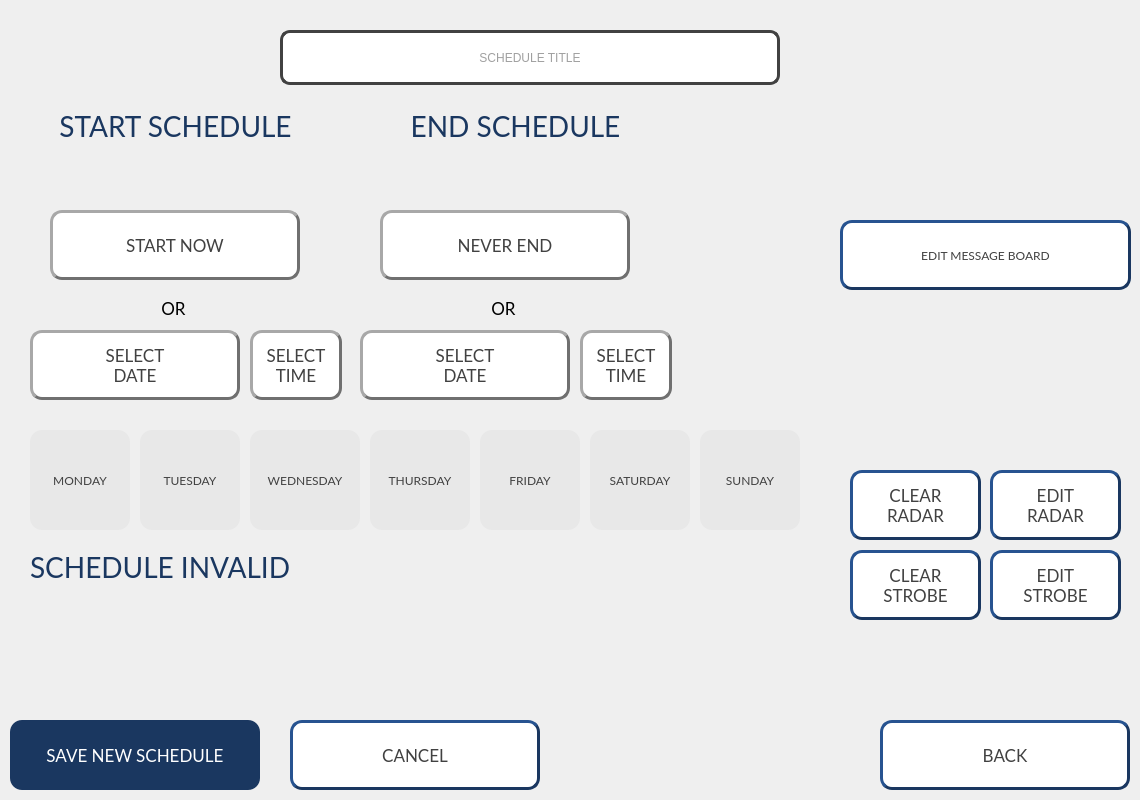
<?xml version="1.0" encoding="UTF-8"?>
<ui version="4.0">
 <class>HNS_Schedule_Edit_Screen</class>
 <widget class="QWidget" name="HNS_Schedule_Edit_Screen">
  <property name="geometry">
   <rect>
    <x>0</x>
    <y>0</y>
    <width>1140</width>
    <height>800</height>
   </rect>
  </property>
  <property name="windowTitle">
   <string>Form</string>
  </property>
  <widget class="HNS_Date_Button" name="PB_Sched_EndDate">
   <property name="geometry">
    <rect>
     <x>360</x>
     <y>330</y>
     <width>210</width>
     <height>70</height>
    </rect>
   </property>
   <property name="font">
    <font>
     <family>Lato</family>
     <pointsize>13</pointsize>
    </font>
   </property>
   <property name="styleSheet">
    <string notr="true">QPushButton{
	background-color:#FFFFFF;
	color:#414141;
	border-style:outset;
	border-width:3px;
	border-color:#707070;
	border-radius:12px;
}

QPushButton:checked{
	background-color:#1A3760;
	border-color:#1A3760;
	color:#FFFFFF;
}</string>
   </property>
   <property name="text">
    <string>SELECT
DATE</string>
   </property>
   <property name="checkable">
    <bool>true</bool>
   </property>
   <property name="checked">
    <bool>false</bool>
   </property>
  </widget>
  <widget class="QPushButton" name="PB_Sched_Cancel">
   <property name="geometry">
    <rect>
     <x>290</x>
     <y>720</y>
     <width>250</width>
     <height>70</height>
    </rect>
   </property>
   <property name="font">
    <font>
     <family>Lato</family>
     <pointsize>13</pointsize>
    </font>
   </property>
   <property name="styleSheet">
    <string notr="true">QPushButton{
	background-color:#FFFFFF;
	color:#414141;
	border-style:outset;
	border-width:3px;
	border-color:#1A3760;
	border-radius:12px;
}</string>
   </property>
   <property name="text">
    <string>CANCEL</string>
   </property>
  </widget>
  <widget class="QPushButton" name="PB_Sched_NeverEnd">
   <property name="geometry">
    <rect>
     <x>380</x>
     <y>210</y>
     <width>250</width>
     <height>70</height>
    </rect>
   </property>
   <property name="font">
    <font>
     <family>Lato</family>
     <pointsize>13</pointsize>
    </font>
   </property>
   <property name="styleSheet">
    <string notr="true">QPushButton{
	background-color:#FFFFFF;
	color:#414141;
	border-style:outset;
	border-width:3px;
	border-color:#707070;
	border-radius:12px;
}

QPushButton:checked{
	background-color:#1A3760;
	border-color:#1A3760;
	color:#FFFFFF;
}</string>
   </property>
   <property name="text">
    <string>NEVER END</string>
   </property>
   <property name="checkable">
    <bool>true</bool>
   </property>
   <property name="checked">
    <bool>false</bool>
   </property>
  </widget>
  <widget class="QPushButton" name="PB_Sched_StartNow">
   <property name="geometry">
    <rect>
     <x>50</x>
     <y>210</y>
     <width>250</width>
     <height>70</height>
    </rect>
   </property>
   <property name="font">
    <font>
     <family>Lato</family>
     <pointsize>13</pointsize>
    </font>
   </property>
   <property name="styleSheet">
    <string notr="true">QPushButton{
	background-color:#FFFFFF;
	color:#414141;
	border-style:outset;
	border-width:3px;
	border-color:#707070;
	border-radius:12px;
}

QPushButton:checked{
	background-color:#1A3760;
	border-color:#1A3760;
	color:#FFFFFF;
}</string>
   </property>
   <property name="text">
    <string>START NOW</string>
   </property>
   <property name="checkable">
    <bool>true</bool>
   </property>
   <property name="checked">
    <bool>false</bool>
   </property>
  </widget>
  <widget class="QPushButton" name="PB_Sched_Back">
   <property name="geometry">
    <rect>
     <x>880</x>
     <y>720</y>
     <width>250</width>
     <height>70</height>
    </rect>
   </property>
   <property name="font">
    <font>
     <family>Lato</family>
     <pointsize>13</pointsize>
    </font>
   </property>
   <property name="styleSheet">
    <string notr="true">QPushButton{
	background-color:#FFFFFF;
	color:#414141;
	border-style:outset;
	border-width:3px;
	border-color:#1A3760;
	border-radius:12px;
}</string>
   </property>
   <property name="text">
    <string>BACK</string>
   </property>
  </widget>
  <widget class="QLineEdit" name="LE_Title">
   <property name="geometry">
    <rect>
     <x>280</x>
     <y>30</y>
     <width>500</width>
     <height>55</height>
    </rect>
   </property>
   <property name="styleSheet">
    <string notr="true">color:#414141;border: 3px solid #414141;border-radius:10px;</string>
   </property>
   <property name="alignment">
    <set>Qt::AlignCenter</set>
   </property>
   <property name="placeholderText">
    <string>SCHEDULE TITLE</string>
   </property>
   <property name="clearButtonEnabled">
    <bool>true</bool>
   </property>
  </widget>
  <widget class="HNS_Message_Preview" name="GV_Sched_Preview" native="true">
   <property name="geometry">
    <rect>
     <x>840</x>
     <y>50</y>
     <width>291</width>
     <height>164</height>
    </rect>
   </property>
   <property name="font">
    <font>
     <pointsize>11</pointsize>
    </font>
   </property>
   <property name="styleSheet">
    <string notr="true"/>
   </property>
  </widget>
  <widget class="HNS_Time_Button" name="PB_Sched_EndTime">
   <property name="geometry">
    <rect>
     <x>580</x>
     <y>330</y>
     <width>92</width>
     <height>70</height>
    </rect>
   </property>
   <property name="font">
    <font>
     <family>Lato</family>
     <pointsize>13</pointsize>
    </font>
   </property>
   <property name="styleSheet">
    <string notr="true">QPushButton{
	background-color:#FFFFFF;
	color:#414141;
	border-style:outset;
	border-width:3px;
	border-color:#707070;
	border-radius:12px;
}

QPushButton:checked{
	background-color:#1A3760;
	border-color:#1A3760;
	color:#FFFFFF;
}</string>
   </property>
   <property name="text">
    <string>SELECT
TIME</string>
   </property>
   <property name="checkable">
    <bool>true</bool>
   </property>
   <property name="checked">
    <bool>false</bool>
   </property>
  </widget>
  <widget class="QLabel" name="label_15">
   <property name="geometry">
    <rect>
     <x>50</x>
     <y>110</y>
     <width>251</width>
     <height>31</height>
    </rect>
   </property>
   <property name="font">
    <font>
     <family>Lato</family>
     <pointsize>21</pointsize>
    </font>
   </property>
   <property name="styleSheet">
    <string notr="true">color:#1A3760</string>
   </property>
   <property name="text">
    <string>START SCHEDULE</string>
   </property>
   <property name="alignment">
    <set>Qt::AlignCenter</set>
   </property>
  </widget>
  <widget class="QLabel" name="label_16">
   <property name="geometry">
    <rect>
     <x>410</x>
     <y>110</y>
     <width>211</width>
     <height>31</height>
    </rect>
   </property>
   <property name="font">
    <font>
     <family>Lato</family>
     <pointsize>21</pointsize>
    </font>
   </property>
   <property name="styleSheet">
    <string notr="true">color:#1A3760</string>
   </property>
   <property name="text">
    <string>END SCHEDULE</string>
   </property>
   <property name="alignment">
    <set>Qt::AlignCenter</set>
   </property>
  </widget>
  <widget class="QPushButton" name="PB_Sched_NewSched">
   <property name="geometry">
    <rect>
     <x>10</x>
     <y>720</y>
     <width>250</width>
     <height>70</height>
    </rect>
   </property>
   <property name="font">
    <font>
     <family>Lato</family>
     <pointsize>13</pointsize>
    </font>
   </property>
   <property name="styleSheet">
    <string notr="true">QPushButton{
	background-color:#1A3760;
	color:#FFFFFF;
	border-radius:12px;
}</string>
   </property>
   <property name="text">
    <string>SAVE NEW SCHEDULE</string>
   </property>
  </widget>
  <widget class="QPushButton" name="PB_Sched_EditMessage">
   <property name="geometry">
    <rect>
     <x>840</x>
     <y>220</y>
     <width>291</width>
     <height>70</height>
    </rect>
   </property>
   <property name="font">
    <font>
     <family>Lato</family>
    </font>
   </property>
   <property name="styleSheet">
    <string notr="true">QPushButton{
	background-color:#FFFFFF;
	color:#414141;
	border-style:outset;
	border-width:3px;
	border-color:#1A3760;
	border-radius:12px;
}</string>
   </property>
   <property name="text">
    <string>EDIT MESSAGE BOARD</string>
   </property>
  </widget>
  <widget class="QPushButton" name="PB_Sched_Tuesday">
   <property name="geometry">
    <rect>
     <x>140</x>
     <y>430</y>
     <width>100</width>
     <height>100</height>
    </rect>
   </property>
   <property name="font">
    <font>
     <family>Lato</family>
    </font>
   </property>
   <property name="styleSheet">
    <string notr="true">QPushButton{
	background-color:#E8E8E8;
	color:#414141;
	border-radius:12px;
}

QPushButton:checked{
	background-color:#FFAC27;
	color:#000000;
}</string>
   </property>
   <property name="text">
    <string>TUESDAY</string>
   </property>
   <property name="checkable">
    <bool>true</bool>
   </property>
   <property name="checked">
    <bool>false</bool>
   </property>
  </widget>
  <widget class="QPushButton" name="PB_Sched_Saturday">
   <property name="geometry">
    <rect>
     <x>590</x>
     <y>430</y>
     <width>100</width>
     <height>100</height>
    </rect>
   </property>
   <property name="font">
    <font>
     <family>Lato</family>
    </font>
   </property>
   <property name="styleSheet">
    <string notr="true">QPushButton{
	background-color:#E8E8E8;
	color:#414141;
	border-radius:12px;
}

QPushButton:checked{
	background-color:#FFAC27;
	color:#000000;
}</string>
   </property>
   <property name="text">
    <string>SATURDAY</string>
   </property>
   <property name="checkable">
    <bool>true</bool>
   </property>
   <property name="checked">
    <bool>false</bool>
   </property>
  </widget>
  <widget class="QPushButton" name="PB_Sched_Friday">
   <property name="geometry">
    <rect>
     <x>480</x>
     <y>430</y>
     <width>100</width>
     <height>100</height>
    </rect>
   </property>
   <property name="font">
    <font>
     <family>Lato</family>
    </font>
   </property>
   <property name="styleSheet">
    <string notr="true">QPushButton{
	background-color:#E8E8E8;
	color:#414141;
	border-radius:12px;
}

QPushButton:checked{
	background-color:#FFAC27;
	color:#000000;
}</string>
   </property>
   <property name="text">
    <string>FRIDAY</string>
   </property>
   <property name="checkable">
    <bool>true</bool>
   </property>
   <property name="checked">
    <bool>false</bool>
   </property>
  </widget>
  <widget class="QGraphicsView" name="GV_DownArrow2">
   <property name="geometry">
    <rect>
     <x>480</x>
     <y>150</y>
     <width>42</width>
     <height>51</height>
    </rect>
   </property>
   <property name="styleSheet">
    <string notr="true">border:none;
background: transparent
</string>
   </property>
   <property name="frameShape">
    <enum>QFrame::NoFrame</enum>
   </property>
   <property name="frameShadow">
    <enum>QFrame::Plain</enum>
   </property>
   <property name="lineWidth">
    <number>0</number>
   </property>
  </widget>
  <widget class="QPushButton" name="PB_Sched_Sunday">
   <property name="geometry">
    <rect>
     <x>700</x>
     <y>430</y>
     <width>100</width>
     <height>100</height>
    </rect>
   </property>
   <property name="font">
    <font>
     <family>Lato</family>
    </font>
   </property>
   <property name="styleSheet">
    <string notr="true">QPushButton{
	background-color:#E8E8E8;
	color:#414141;
	border-radius:12px;
}

QPushButton:checked{
	background-color:#FFAC27;
	color:#000000;
}</string>
   </property>
   <property name="text">
    <string>SUNDAY</string>
   </property>
   <property name="checkable">
    <bool>true</bool>
   </property>
   <property name="checked">
    <bool>false</bool>
   </property>
  </widget>
  <widget class="QLabel" name="label_19">
   <property name="geometry">
    <rect>
     <x>470</x>
     <y>300</y>
     <width>67</width>
     <height>17</height>
    </rect>
   </property>
   <property name="font">
    <font>
     <family>Lato</family>
     <pointsize>13</pointsize>
    </font>
   </property>
   <property name="text">
    <string>OR</string>
   </property>
   <property name="alignment">
    <set>Qt::AlignCenter</set>
   </property>
  </widget>
  <widget class="QLabel" name="label_18">
   <property name="geometry">
    <rect>
     <x>140</x>
     <y>300</y>
     <width>67</width>
     <height>17</height>
    </rect>
   </property>
   <property name="font">
    <font>
     <family>Lato</family>
     <pointsize>13</pointsize>
    </font>
   </property>
   <property name="text">
    <string>OR</string>
   </property>
   <property name="alignment">
    <set>Qt::AlignCenter</set>
   </property>
  </widget>
  <widget class="QGraphicsView" name="GV_DownArrow1">
   <property name="geometry">
    <rect>
     <x>140</x>
     <y>150</y>
     <width>42</width>
     <height>51</height>
    </rect>
   </property>
   <property name="styleSheet">
    <string notr="true">border:none;
background:transparent;</string>
   </property>
   <property name="frameShape">
    <enum>QFrame::NoFrame</enum>
   </property>
   <property name="frameShadow">
    <enum>QFrame::Plain</enum>
   </property>
   <property name="lineWidth">
    <number>0</number>
   </property>
  </widget>
  <widget class="QPushButton" name="PB_Sched_Monday">
   <property name="geometry">
    <rect>
     <x>30</x>
     <y>430</y>
     <width>100</width>
     <height>100</height>
    </rect>
   </property>
   <property name="font">
    <font>
     <family>Lato</family>
    </font>
   </property>
   <property name="styleSheet">
    <string notr="true">QPushButton{
	background-color:#E8E8E8;
	color:#414141;
	border-radius:12px;
}

QPushButton:checked{
	background-color:#FFAC27;
	color:#000000;
}</string>
   </property>
   <property name="text">
    <string>MONDAY</string>
   </property>
   <property name="checkable">
    <bool>true</bool>
   </property>
   <property name="checked">
    <bool>false</bool>
   </property>
  </widget>
  <widget class="QPushButton" name="PB_Sched_Thursday">
   <property name="geometry">
    <rect>
     <x>370</x>
     <y>430</y>
     <width>100</width>
     <height>100</height>
    </rect>
   </property>
   <property name="font">
    <font>
     <family>Lato</family>
    </font>
   </property>
   <property name="styleSheet">
    <string notr="true">QPushButton{
	background-color:#E8E8E8;
	color:#414141;
	border-radius:12px;
}

QPushButton:checked{
	background-color:#FFAC27;
	color:#000000;
}</string>
   </property>
   <property name="text">
    <string>THURSDAY</string>
   </property>
   <property name="checkable">
    <bool>true</bool>
   </property>
   <property name="checked">
    <bool>false</bool>
   </property>
  </widget>
  <widget class="HNS_Date_Button" name="PB_Sched_SelectStartDate">
   <property name="geometry">
    <rect>
     <x>30</x>
     <y>330</y>
     <width>210</width>
     <height>70</height>
    </rect>
   </property>
   <property name="font">
    <font>
     <family>Lato</family>
     <pointsize>13</pointsize>
    </font>
   </property>
   <property name="styleSheet">
    <string notr="true">QPushButton{
	background-color:#FFFFFF;
	color:#414141;
	border-style:outset;
	border-width:3px;
	border-color:#707070;
	border-radius:12px;
}

QPushButton:checked{
	background-color:#1A3760;
	border-color:#1A3760;
	color:#FFFFFF;
}</string>
   </property>
   <property name="text">
    <string>SELECT
DATE</string>
   </property>
   <property name="checkable">
    <bool>true</bool>
   </property>
   <property name="checked">
    <bool>false</bool>
   </property>
  </widget>
  <widget class="HNS_Time_Button" name="PB_Sched_StartTime">
   <property name="geometry">
    <rect>
     <x>250</x>
     <y>330</y>
     <width>92</width>
     <height>70</height>
    </rect>
   </property>
   <property name="font">
    <font>
     <family>Lato</family>
     <pointsize>13</pointsize>
    </font>
   </property>
   <property name="styleSheet">
    <string notr="true">QPushButton{
	background-color:#FFFFFF;
	color:#414141;
	border-style:outset;
	border-width:3px;
	border-color:#707070;
	border-radius:12px;
}

QPushButton:checked{
	background-color:#1A3760;
	border-color:#1A3760;
	color:#FFFFFF;
}</string>
   </property>
   <property name="text">
    <string>SELECT
TIME</string>
   </property>
   <property name="checkable">
    <bool>true</bool>
   </property>
   <property name="checked">
    <bool>false</bool>
   </property>
  </widget>
  <widget class="QPushButton" name="PB_Sched_Wednesday">
   <property name="geometry">
    <rect>
     <x>250</x>
     <y>430</y>
     <width>110</width>
     <height>100</height>
    </rect>
   </property>
   <property name="font">
    <font>
     <family>Lato</family>
    </font>
   </property>
   <property name="styleSheet">
    <string notr="true">QPushButton{
	background-color:#E8E8E8;
	color:#414141;
	border-radius:12px;
}

QPushButton:checked{
	background-color:#FFAC27;
	color:#000000;
}</string>
   </property>
   <property name="text">
    <string>WEDNESDAY</string>
   </property>
   <property name="checkable">
    <bool>true</bool>
   </property>
   <property name="checked">
    <bool>false</bool>
   </property>
  </widget>
  <widget class="QLabel" name="LBL_Sched_Error">
   <property name="geometry">
    <rect>
     <x>30</x>
     <y>550</y>
     <width>831</width>
     <height>91</height>
    </rect>
   </property>
   <property name="font">
    <font>
     <family>Lato</family>
     <pointsize>21</pointsize>
    </font>
   </property>
   <property name="styleSheet">
    <string notr="true">color:#1A3760</string>
   </property>
   <property name="text">
    <string>SCHEDULE INVALID</string>
   </property>
   <property name="alignment">
    <set>Qt::AlignLeading|Qt::AlignLeft|Qt::AlignTop</set>
   </property>
  </widget>
  <widget class="HNS_Clock_Widget" name="LBL_Clock" native="true">
   <property name="geometry">
    <rect>
     <x>1010</x>
     <y>20</y>
     <width>121</width>
     <height>21</height>
    </rect>
   </property>
  </widget>
  <widget class="HNS_Radar_Info_Widget" name="PGE_Radar" native="true">
   <property name="geometry">
    <rect>
     <x>850</x>
     <y>300</y>
     <width>280</width>
     <height>157</height>
    </rect>
   </property>
  </widget>
  <widget class="QPushButton" name="PB_Sched_EditRadar">
   <property name="geometry">
    <rect>
     <x>990</x>
     <y>470</y>
     <width>131</width>
     <height>70</height>
    </rect>
   </property>
   <property name="font">
    <font>
     <family>Lato</family>
     <pointsize>13</pointsize>
    </font>
   </property>
   <property name="styleSheet">
    <string notr="true">QPushButton{
	background-color:#FFFFFF;
	color:#414141;
	border-style:outset;
	border-width:3px;
	border-color:#1A3760;
	border-radius:12px;
}</string>
   </property>
   <property name="text">
    <string>EDIT
RADAR</string>
   </property>
  </widget>
  <widget class="QPushButton" name="PB_Sched_ClearRadar">
   <property name="geometry">
    <rect>
     <x>850</x>
     <y>470</y>
     <width>131</width>
     <height>70</height>
    </rect>
   </property>
   <property name="font">
    <font>
     <family>Lato</family>
     <pointsize>13</pointsize>
    </font>
   </property>
   <property name="styleSheet">
    <string notr="true">QPushButton{
	background-color:#FFFFFF;
	color:#414141;
	border-style:outset;
	border-width:3px;
	border-color:#1A3760;
	border-radius:12px;
}</string>
   </property>
   <property name="text">
    <string>CLEAR
RADAR</string>
   </property>
  </widget>
  <widget class="QPushButton" name="PB_Sched_ClearStrobes">
   <property name="geometry">
    <rect>
     <x>850</x>
     <y>550</y>
     <width>131</width>
     <height>70</height>
    </rect>
   </property>
   <property name="font">
    <font>
     <family>Lato</family>
     <pointsize>13</pointsize>
    </font>
   </property>
   <property name="styleSheet">
    <string notr="true">QPushButton{
	background-color:#FFFFFF;
	color:#414141;
	border-style:outset;
	border-width:3px;
	border-color:#1A3760;
	border-radius:12px;
}</string>
   </property>
   <property name="text">
    <string>CLEAR
STROBE</string>
   </property>
  </widget>
  <widget class="QPushButton" name="PB_Sched_EditStrobes">
   <property name="geometry">
    <rect>
     <x>990</x>
     <y>550</y>
     <width>131</width>
     <height>70</height>
    </rect>
   </property>
   <property name="font">
    <font>
     <family>Lato</family>
     <pointsize>13</pointsize>
    </font>
   </property>
   <property name="styleSheet">
    <string notr="true">QPushButton{
	background-color:#FFFFFF;
	color:#414141;
	border-style:outset;
	border-width:3px;
	border-color:#1A3760;
	border-radius:12px;
}</string>
   </property>
   <property name="text">
    <string>EDIT
STROBE</string>
   </property>
  </widget>
 </widget>
 <customwidgets>
  <customwidget>
   <class>HNS_Clock_Widget</class>
   <extends>QWidget</extends>
   <header>hns_clock_widget.h</header>
   <container>1</container>
  </customwidget>
  <customwidget>
   <class>HNS_Message_Preview</class>
   <extends>QWidget</extends>
   <header>hns_message_preview.h</header>
   <container>1</container>
  </customwidget>
  <customwidget>
   <class>HNS_Time_Button</class>
   <extends>QPushButton</extends>
   <header>hns_time_button.h</header>
  </customwidget>
  <customwidget>
   <class>HNS_Date_Button</class>
   <extends>QPushButton</extends>
   <header>hns_date_button.h</header>
  </customwidget>
  <customwidget>
   <class>HNS_Radar_Info_Widget</class>
   <extends>QWidget</extends>
   <header>hns_radar_info_widget.h</header>
   <container>1</container>
  </customwidget>
 </customwidgets>
 <resources/>
 <connections/>
</ui>
